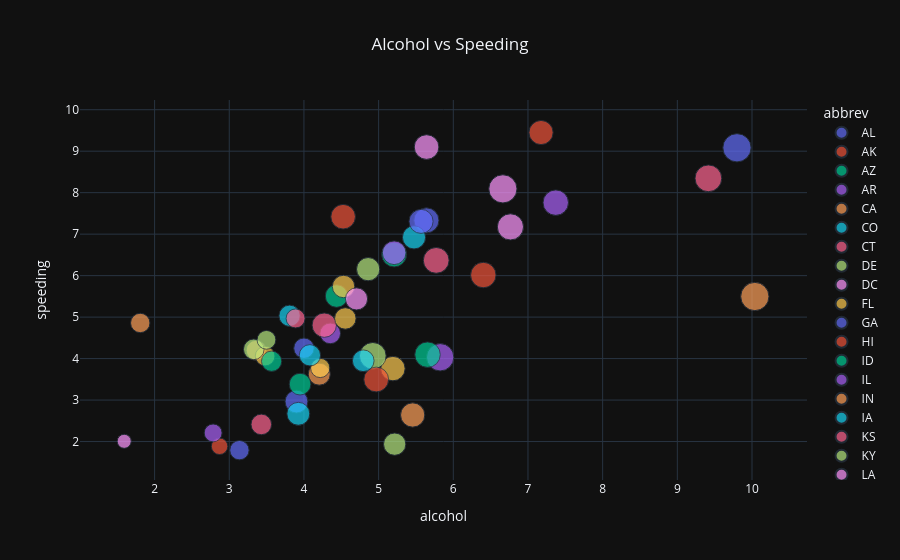

Notebook code for this chart:
### Code cell
#Alcohol vs Speeding
fig = px.scatter(df, x='alcohol', y='speeding',
                color = 'abbrev',
                title = 'Alcohol vs Speeding',
                size = 'total',template = 'plotly_dark')
fig.update_layout(title={'x' : 0.5})
fig.show()

### Figure 1 — Plotly figure (JSON) as saved in the notebook; plotly's stock layout.template omitted (floating-point values rounded to 4 significant figures)
{"data": [{"hovertemplate": "abbrev=AL<br>alcohol=%{x}<br>speeding=%{y}<br>total=%{marker.size}<extra></extra>", "legendgroup": "AL", "marker": {"color": "#636efa", "size": [18.8], "sizemode": "area", "sizeref": 0.05975, "symbol": "circle"}, "mode": "markers", "name": "AL", "orientation": "v", "showlegend": true, "type": "scatter", "x": [5.64], "xaxis": "x", "y": [7.332], "yaxis": "y"}, {"hovertemplate": "abbrev=AK<br>alcohol=%{x}<br>speeding=%{y}<br>total=%{marker.size}<extra></extra>", "legendgroup": "AK", "marker": {"color": "#EF553B", "size": [18.1], "sizemode": "area", "sizeref": 0.05975, "symbol": "circle"}, "mode": "markers", "name": "AK", "orientation": "v", "showlegend": true, "type": "scatter", "x": [4.525], "xaxis": "x", "y": [7.421], "yaxis": "y"}, {"hovertemplate": "abbrev=AZ<br>alcohol=%{x}<br>speeding=%{y}<br>total=%{marker.size}<extra></extra>", "legendgroup": "AZ", "marker": {"color": "#00cc96", "size": [18.6], "sizemode": "area", "sizeref": 0.05975, "symbol": "circle"}, "mode": "markers", "name": "AZ", "orientation": "v", "showlegend": true, "type": "scatter", "x": [5.208], "xaxis": "x", "y": [6.51], "yaxis": "y"}, {"hovertemplate": "abbrev=AR<br>alcohol=%{x}<br>speeding=%{y}<br>total=%{marker.size}<extra></extra>", "legendgroup": "AR", "marker": {"color": "#ab63fa", "size": [22.4], "sizemode": "area", "sizeref": 0.05975, "symbol": "circle"}, "mode": "markers", "name": "AR", "orientation": "v", "showlegend": true, "type": "scatter", "x": [5.824], "xaxis": "x", "y": [4.032], "yaxis": "y"}, {"hovertemplate": "abbrev=CA<br>alcohol=%{x}<br>speeding=%{y}<br>total=%{marker.size}<extra></extra>", "legendgroup": "CA", "marker": {"color": "#FFA15A", "size": [12.0], "sizemode": "area", "sizeref": 0.05975, "symbol": "circle"}, "mode": "markers", "name": "CA", "orientation": "v", "showlegend": true, "type": "scatter", "x": [3.36], "xaxis": "x", "y": [4.2], "yaxis": "y"}, {"hovertemplate": "abbrev=CO<br>alcohol=%{x}<br>speeding=%{y}<br>total=%{marker.size}<extra></extra>", "legendgroup": "CO", "marker": {"color": "#19d3f3", "size": [13.6], "sizemode": "area", "sizeref": 0.05975, "symbol": "circle"}, "mode": "markers", "name": "CO", "orientation": "v", "showlegend": true, "type": "scatter", "x": [3.808], "xaxis": "x", "y": [5.032], "yaxis": "y"}, {"hovertemplate": "abbrev=CT<br>alcohol=%{x}<br>speeding=%{y}<br>total=%{marker.size}<extra></extra>", "legendgroup": "CT", "marker": {"color": "#FF6692", "size": [10.8], "sizemode": "area", "sizeref": 0.05975, "symbol": "circle"}, "mode": "markers", "name": "CT", "orientation": "v", "showlegend": true, "type": "scatter", "x": [3.888], "xaxis": "x", "y": [4.968], "yaxis": "y"}, {"hovertemplate": "abbrev=DE<br>alcohol=%{x}<br>speeding=%{y}<br>total=%{marker.size}<extra></extra>", "legendgroup": "DE", "marker": {"color": "#B6E880", "size": [16.2], "sizemode": "area", "sizeref": 0.05975, "symbol": "circle"}, "mode": "markers", "name": "DE", "orientation": "v", "showlegend": true, "type": "scatter", "x": [4.86], "xaxis": "x", "y": [6.156], "yaxis": "y"}, {"hovertemplate": "abbrev=DC<br>alcohol=%{x}<br>speeding=%{y}<br>total=%{marker.size}<extra></extra>", "legendgroup": "DC", "marker": {"color": "#FF97FF", "size": [5.9], "sizemode": "area", "sizeref": 0.05975, "symbol": "circle"}, "mode": "markers", "name": "DC", "orientation": "v", "showlegend": true, "type": "scatter", "x": [1.593], "xaxis": "x", "y": [2.006], "yaxis": "y"}, {"hovertemplate": "abbrev=FL<br>alcohol=%{x}<br>speeding=%{y}<br>total=%{marker.size}<extra></extra>", "legendgroup": "FL", "marker": {"color": "#FECB52", "size": [17.9], "sizemode": "area", "sizeref": 0.05975, "symbol": "circle"}, "mode": "markers", "name": "FL", "orientation": "v", "showlegend": true, "type": "scatter", "x": [5.191], "xaxis": "x", "y": [3.759], "yaxis": "y"}, {"hovertemplate": "abbrev=GA<br>alcohol=%{x}<br>speeding=%{y}<br>total=%{marker.size}<extra></extra>", "legendgroup": "GA", "marker": {"color": "#636efa", "size": [15.6], "sizemode": "area", "sizeref": 0.05975, "symbol": "circle"}, "mode": "markers", "name": "GA", "orientation": "v", "showlegend": true, "type": "scatter", "x": [3.9], "xaxis": "x", "y": [2.964], "yaxis": "y"}, {"hovertemplate": "abbrev=HI<br>alcohol=%{x}<br>speeding=%{y}<br>total=%{marker.size}<extra></extra>", "legendgroup": "HI", "marker": {"color": "#EF553B", "size": [17.5], "sizemode": "area", "sizeref": 0.05975, "symbol": "circle"}, "mode": "markers", "name": "HI", "orientation": "v", "showlegend": true, "type": "scatter", "x": [7.175], "xaxis": "x", "y": [9.45], "yaxis": "y"}, {"hovertemplate": "abbrev=ID<br>alcohol=%{x}<br>speeding=%{y}<br>total=%{marker.size}<extra></extra>", "legendgroup": "ID", "marker": {"color": "#00cc96", "size": [15.3], "sizemode": "area", "sizeref": 0.05975, "symbol": "circle"}, "mode": "markers", "name": "ID", "orientation": "v", "showlegend": true, "type": "scatter", "x": [4.437], "xaxis": "x", "y": [5.508], "yaxis": "y"}, {"hovertemplate": "abbrev=IL<br>alcohol=%{x}<br>speeding=%{y}<br>total=%{marker.size}<extra></extra>", "legendgroup": "IL", "marker": {"color": "#ab63fa", "size": [12.8], "sizemode": "area", "sizeref": 0.05975, "symbol": "circle"}, "mode": "markers", "name": "IL", "orientation": "v", "showlegend": true, "type": "scatter", "x": [4.352], "xaxis": "x", "y": [4.608], "yaxis": "y"}, {"hovertemplate": "abbrev=IN<br>alcohol=%{x}<br>speeding=%{y}<br>total=%{marker.size}<extra></extra>", "legendgroup": "IN", "marker": {"color": "#FFA15A", "size": [14.5], "sizemode": "area", "sizeref": 0.05975, "symbol": "circle"}, "mode": "markers", "name": "IN", "orientation": "v", "showlegend": true, "type": "scatter", "x": [4.205], "xaxis": "x", "y": [3.625], "yaxis": "y"}, {"hovertemplate": "abbrev=IA<br>alcohol=%{x}<br>speeding=%{y}<br>total=%{marker.size}<extra></extra>", "legendgroup": "IA", "marker": {"color": "#19d3f3", "size": [15.7], "sizemode": "area", "sizeref": 0.05975, "symbol": "circle"}, "mode": "markers", "name": "IA", "orientation": "v", "showlegend": true, "type": "scatter", "x": [3.925], "xaxis": "x", "y": [2.669], "yaxis": "y"}, {"hovertemplate": "abbrev=KS<br>alcohol=%{x}<br>speeding=%{y}<br>total=%{marker.size}<extra></extra>", "legendgroup": "KS", "marker": {"color": "#FF6692", "size": [17.8], "sizemode": "area", "sizeref": 0.05975, "symbol": "circle"}, "mode": "markers", "name": "KS", "orientation": "v", "showlegend": true, "type": "scatter", "x": [4.272], "xaxis": "x", "y": [4.806], "yaxis": "y"}, {"hovertemplate": "abbrev=KY<br>alcohol=%{x}<br>speeding=%{y}<br>total=%{marker.size}<extra></extra>", "legendgroup": "KY", "marker": {"color": "#B6E880", "size": [21.4], "sizemode": "area", "sizeref": 0.05975, "symbol": "circle"}, "mode": "markers", "name": "KY", "orientation": "v", "showlegend": true, "type": "scatter", "x": [4.922], "xaxis": "x", "y": [4.066], "yaxis": "y"}, {"hovertemplate": "abbrev=LA<br>alcohol=%{x}<br>speeding=%{y}<br>total=%{marker.size}<extra></extra>", "legendgroup": "LA", "marker": {"color": "#FF97FF", "size": [20.5], "sizemode": "area", "sizeref": 0.05975, "symbol": "circle"}, "mode": "markers", "name": "LA", "orientation": "v", "showlegend": true, "type": "scatter", "x": [6.765], "xaxis": "x", "y": [7.175], "yaxis": "y"}, {"hovertemplate": "abbrev=ME<br>alcohol=%{x}<br>speeding=%{y}<br>total=%{marker.size}<extra></extra>", "legendgroup": "ME", "marker": {"color": "#FECB52", "size": [15.1], "sizemode": "area", "sizeref": 0.05975, "symbol": "circle"}, "mode": "markers", "name": "ME", "orientation": "v", "showlegend": true, "type": "scatter", "x": [4.53], "xaxis": "x", "y": [5.738], "yaxis": "y"}, {"hovertemplate": "abbrev=MD<br>alcohol=%{x}<br>speeding=%{y}<br>total=%{marker.size}<extra></extra>", "legendgroup": "MD", "marker": {"color": "#636efa", "size": [12.5], "sizemode": "area", "sizeref": 0.05975, "symbol": "circle"}, "mode": "markers", "name": "MD", "orientation": "v", "showlegend": true, "type": "scatter", "x": [4.0], "xaxis": "x", "y": [4.25], "yaxis": "y"}, {"hovertemplate": "abbrev=MA<br>alcohol=%{x}<br>speeding=%{y}<br>total=%{marker.size}<extra></extra>", "legendgroup": "MA", "marker": {"color": "#EF553B", "size": [8.2], "sizemode": "area", "sizeref": 0.05975, "symbol": "circle"}, "mode": "markers", "name": "MA", "orientation": "v", "showlegend": true, "type": "scatter", "x": [2.87], "xaxis": "x", "y": [1.886], "yaxis": "y"}, {"hovertemplate": "abbrev=MI<br>alcohol=%{x}<br>speeding=%{y}<br>total=%{marker.size}<extra></extra>", "legendgroup": "MI", "marker": {"color": "#00cc96", "size": [14.1], "sizemode": "area", "sizeref": 0.05975, "symbol": "circle"}, "mode": "markers", "name": "MI", "orientation": "v", "showlegend": true, "type": "scatter", "x": [3.948], "xaxis": "x", "y": [3.384], "yaxis": "y"}, {"hovertemplate": "abbrev=MN<br>alcohol=%{x}<br>speeding=%{y}<br>total=%{marker.size}<extra></extra>", "legendgroup": "MN", "marker": {"color": "#ab63fa", "size": [9.6], "sizemode": "area", "sizeref": 0.05975, "symbol": "circle"}, "mode": "markers", "name": "MN", "orientation": "v", "showlegend": true, "type": "scatter", "x": [2.784], "xaxis": "x", "y": [2.208], "yaxis": "y"}, {"hovertemplate": "abbrev=MS<br>alcohol=%{x}<br>speeding=%{y}<br>total=%{marker.size}<extra></extra>", "legendgroup": "MS", "marker": {"color": "#FFA15A", "size": [17.6], "sizemode": "area", "sizeref": 0.05975, "symbol": "circle"}, "mode": "markers", "name": "MS", "orientation": "v", "showlegend": true, "type": "scatter", "x": [5.456], "xaxis": "x", "y": [2.64], "yaxis": "y"}, {"hovertemplate": "abbrev=MO<br>alcohol=%{x}<br>speeding=%{y}<br>total=%{marker.size}<extra></extra>", "legendgroup": "MO", "marker": {"color": "#19d3f3", "size": [16.1], "sizemode": "area", "sizeref": 0.05975, "symbol": "circle"}, "mode": "markers", "name": "MO", "orientation": "v", "showlegend": true, "type": "scatter", "x": [5.474], "xaxis": "x", "y": [6.923], "yaxis": "y"}, {"hovertemplate": "abbrev=MT<br>alcohol=%{x}<br>speeding=%{y}<br>total=%{marker.size}<extra></extra>", "legendgroup": "MT", "marker": {"color": "#FF6692", "size": [21.4], "sizemode": "area", "sizeref": 0.05975, "symbol": "circle"}, "mode": "markers", "name": "MT", "orientation": "v", "showlegend": true, "type": "scatter", "x": [9.416], "xaxis": "x", "y": [8.346], "yaxis": "y"}, {"hovertemplate": "abbrev=NE<br>alcohol=%{x}<br>speeding=%{y}<br>total=%{marker.size}<extra></extra>", "legendgroup": "NE", "marker": {"color": "#B6E880", "size": [14.9], "sizemode": "area", "sizeref": 0.05975, "symbol": "circle"}, "mode": "markers", "name": "NE", "orientation": "v", "showlegend": true, "type": "scatter", "x": [5.215], "xaxis": "x", "y": [1.937], "yaxis": "y"}, {"hovertemplate": "abbrev=NV<br>alcohol=%{x}<br>speeding=%{y}<br>total=%{marker.size}<extra></extra>", "legendgroup": "NV", "marker": {"color": "#FF97FF", "size": [14.7], "sizemode": "area", "sizeref": 0.05975, "symbol": "circle"}, "mode": "markers", "name": "NV", "orientation": "v", "showlegend": true, "type": "scatter", "x": [4.704], "xaxis": "x", "y": [5.439], "yaxis": "y"}, {"hovertemplate": "abbrev=NH<br>alcohol=%{x}<br>speeding=%{y}<br>total=%{marker.size}<extra></extra>", "legendgroup": "NH", "marker": {"color": "#FECB52", "size": [11.6], "sizemode": "area", "sizeref": 0.05975, "symbol": "circle"}, "mode": "markers", "name": "NH", "orientation": "v", "showlegend": true, "type": "scatter", "x": [3.48], "xaxis": "x", "y": [4.06], "yaxis": "y"}, {"hovertemplate": "abbrev=NJ<br>alcohol=%{x}<br>speeding=%{y}<br>total=%{marker.size}<extra></extra>", "legendgroup": "NJ", "marker": {"color": "#636efa", "size": [11.2], "sizemode": "area", "sizeref": 0.05975, "symbol": "circle"}, "mode": "markers", "name": "NJ", "orientation": "v", "showlegend": true, "type": "scatter", "x": [3.136], "xaxis": "x", "y": [1.792], "yaxis": "y"}, {"hovertemplate": "abbrev=NM<br>alcohol=%{x}<br>speeding=%{y}<br>total=%{marker.size}<extra></extra>", "legendgroup": "NM", "marker": {"color": "#EF553B", "size": [18.4], "sizemode": "area", "sizeref": 0.05975, "symbol": "circle"}, "mode": "markers", "name": "NM", "orientation": "v", "showlegend": true, "type": "scatter", "x": [4.968], "xaxis": "x", "y": [3.496], "yaxis": "y"}, {"hovertemplate": "abbrev=NY<br>alcohol=%{x}<br>speeding=%{y}<br>total=%{marker.size}<extra></extra>", "legendgroup": "NY", "marker": {"color": "#00cc96", "size": [12.3], "sizemode": "area", "sizeref": 0.05975, "symbol": "circle"}, "mode": "markers", "name": "NY", "orientation": "v", "showlegend": true, "type": "scatter", "x": [3.567], "xaxis": "x", "y": [3.936], "yaxis": "y"}, {"hovertemplate": "abbrev=NC<br>alcohol=%{x}<br>speeding=%{y}<br>total=%{marker.size}<extra></extra>", "legendgroup": "NC", "marker": {"color": "#ab63fa", "size": [16.8], "sizemode": "area", "sizeref": 0.05975, "symbol": "circle"}, "mode": "markers", "name": "NC", "orientation": "v", "showlegend": true, "type": "scatter", "x": [5.208], "xaxis": "x", "y": [6.552], "yaxis": "y"}, {"hovertemplate": "abbrev=ND<br>alcohol=%{x}<br>speeding=%{y}<br>total=%{marker.size}<extra></extra>", "legendgroup": "ND", "marker": {"color": "#FFA15A", "size": [23.9], "sizemode": "area", "sizeref": 0.05975, "symbol": "circle"}, "mode": "markers", "name": "ND", "orientation": "v", "showlegend": true, "type": "scatter", "x": [10.04], "xaxis": "x", "y": [5.497], "yaxis": "y"}, {"hovertemplate": "abbrev=OH<br>alcohol=%{x}<br>speeding=%{y}<br>total=%{marker.size}<extra></extra>", "legendgroup": "OH", "marker": {"color": "#19d3f3", "size": [14.1], "sizemode": "area", "sizeref": 0.05975, "symbol": "circle"}, "mode": "markers", "name": "OH", "orientation": "v", "showlegend": true, "type": "scatter", "x": [4.794], "xaxis": "x", "y": [3.948], "yaxis": "y"}, {"hovertemplate": "abbrev=OK<br>alcohol=%{x}<br>speeding=%{y}<br>total=%{marker.size}<extra></extra>", "legendgroup": "OK", "marker": {"color": "#FF6692", "size": [19.9], "sizemode": "area", "sizeref": 0.05975, "symbol": "circle"}, "mode": "markers", "name": "OK", "orientation": "v", "showlegend": true, "type": "scatter", "x": [5.771], "xaxis": "x", "y": [6.368], "yaxis": "y"}, {"hovertemplate": "abbrev=OR<br>alcohol=%{x}<br>speeding=%{y}<br>total=%{marker.size}<extra></extra>", "legendgroup": "OR", "marker": {"color": "#B6E880", "size": [12.8], "sizemode": "area", "sizeref": 0.05975, "symbol": "circle"}, "mode": "markers", "name": "OR", "orientation": "v", "showlegend": true, "type": "scatter", "x": [3.328], "xaxis": "x", "y": [4.224], "yaxis": "y"}, {"hovertemplate": "abbrev=PA<br>alcohol=%{x}<br>speeding=%{y}<br>total=%{marker.size}<extra></extra>", "legendgroup": "PA", "marker": {"color": "#FF97FF", "size": [18.2], "sizemode": "area", "sizeref": 0.05975, "symbol": "circle"}, "mode": "markers", "name": "PA", "orientation": "v", "showlegend": true, "type": "scatter", "x": [5.642], "xaxis": "x", "y": [9.1], "yaxis": "y"}, {"hovertemplate": "abbrev=RI<br>alcohol=%{x}<br>speeding=%{y}<br>total=%{marker.size}<extra></extra>", "legendgroup": "RI", "marker": {"color": "#FECB52", "size": [11.1], "sizemode": "area", "sizeref": 0.05975, "symbol": "circle"}, "mode": "markers", "name": "RI", "orientation": "v", "showlegend": true, "type": "scatter", "x": [4.218], "xaxis": "x", "y": [3.774], "yaxis": "y"}, {"hovertemplate": "abbrev=SC<br>alcohol=%{x}<br>speeding=%{y}<br>total=%{marker.size}<extra></extra>", "legendgroup": "SC", "marker": {"color": "#636efa", "size": [23.9], "sizemode": "area", "sizeref": 0.05975, "symbol": "circle"}, "mode": "markers", "name": "SC", "orientation": "v", "showlegend": true, "type": "scatter", "x": [9.799], "xaxis": "x", "y": [9.082], "yaxis": "y"}, {"hovertemplate": "abbrev=SD<br>alcohol=%{x}<br>speeding=%{y}<br>total=%{marker.size}<extra></extra>", "legendgroup": "SD", "marker": {"color": "#EF553B", "size": [19.4], "sizemode": "area", "sizeref": 0.05975, "symbol": "circle"}, "mode": "markers", "name": "SD", "orientation": "v", "showlegend": true, "type": "scatter", "x": [6.402], "xaxis": "x", "y": [6.014], "yaxis": "y"}, {"hovertemplate": "abbrev=TN<br>alcohol=%{x}<br>speeding=%{y}<br>total=%{marker.size}<extra></extra>", "legendgroup": "TN", "marker": {"color": "#00cc96", "size": [19.5], "sizemode": "area", "sizeref": 0.05975, "symbol": "circle"}, "mode": "markers", "name": "TN", "orientation": "v", "showlegend": true, "type": "scatter", "x": [5.655], "xaxis": "x", "y": [4.095], "yaxis": "y"}, {"hovertemplate": "abbrev=TX<br>alcohol=%{x}<br>speeding=%{y}<br>total=%{marker.size}<extra></extra>", "legendgroup": "TX", "marker": {"color": "#ab63fa", "size": [19.4], "sizemode": "area", "sizeref": 0.05975, "symbol": "circle"}, "mode": "markers", "name": "TX", "orientation": "v", "showlegend": true, "type": "scatter", "x": [7.372], "xaxis": "x", "y": [7.76], "yaxis": "y"}, {"hovertemplate": "abbrev=UT<br>alcohol=%{x}<br>speeding=%{y}<br>total=%{marker.size}<extra></extra>", "legendgroup": "UT", "marker": {"color": "#FFA15A", "size": [11.3], "sizemode": "area", "sizeref": 0.05975, "symbol": "circle"}, "mode": "markers", "name": "UT", "orientation": "v", "showlegend": true, "type": "scatter", "x": [1.808], "xaxis": "x", "y": [4.859], "yaxis": "y"}, {"hovertemplate": "abbrev=VT<br>alcohol=%{x}<br>speeding=%{y}<br>total=%{marker.size}<extra></extra>", "legendgroup": "VT", "marker": {"color": "#19d3f3", "size": [13.6], "sizemode": "area", "sizeref": 0.05975, "symbol": "circle"}, "mode": "markers", "name": "VT", "orientation": "v", "showlegend": true, "type": "scatter", "x": [4.08], "xaxis": "x", "y": [4.08], "yaxis": "y"}, {"hovertemplate": "abbrev=VA<br>alcohol=%{x}<br>speeding=%{y}<br>total=%{marker.size}<extra></extra>", "legendgroup": "VA", "marker": {"color": "#FF6692", "size": [12.7], "sizemode": "area", "sizeref": 0.05975, "symbol": "circle"}, "mode": "markers", "name": "VA", "orientation": "v", "showlegend": true, "type": "scatter", "x": [3.429], "xaxis": "x", "y": [2.413], "yaxis": "y"}, {"hovertemplate": "abbrev=WA<br>alcohol=%{x}<br>speeding=%{y}<br>total=%{marker.size}<extra></extra>", "legendgroup": "WA", "marker": {"color": "#B6E880", "size": [10.6], "sizemode": "area", "sizeref": 0.05975, "symbol": "circle"}, "mode": "markers", "name": "WA", "orientation": "v", "showlegend": true, "type": "scatter", "x": [3.498], "xaxis": "x", "y": [4.452], "yaxis": "y"}, {"hovertemplate": "abbrev=WV<br>alcohol=%{x}<br>speeding=%{y}<br>total=%{marker.size}<extra></extra>", "legendgroup": "WV", "marker": {"color": "#FF97FF", "size": [23.8], "sizemode": "area", "sizeref": 0.05975, "symbol": "circle"}, "mode": "markers", "name": "WV", "orientation": "v", "showlegend": true, "type": "scatter", "x": [6.664], "xaxis": "x", "y": [8.092], "yaxis": "y"}, {"hovertemplate": "abbrev=WI<br>alcohol=%{x}<br>speeding=%{y}<br>total=%{marker.size}<extra></extra>", "legendgroup": "WI", "marker": {"color": "#FECB52", "size": [13.8], "sizemode": "area", "sizeref": 0.05975, "symbol": "circle"}, "mode": "markers", "name": "WI", "orientation": "v", "showlegend": true, "type": "scatter", "x": [4.554], "xaxis": "x", "y": [4.968], "yaxis": "y"}, {"hovertemplate": "abbrev=WY<br>alcohol=%{x}<br>speeding=%{y}<br>total=%{marker.size}<extra></extra>", "legendgroup": "WY", "marker": {"color": "#636efa", "size": [17.4], "sizemode": "area", "sizeref": 0.05975, "symbol": "circle"}, "mode": "markers", "name": "WY", "orientation": "v", "showlegend": true, "type": "scatter", "x": [5.568], "xaxis": "x", "y": [7.308], "yaxis": "y"}], "layout": {"legend": {"itemsizing": "constant", "title": {"text": "abbrev"}, "tracegroupgap": 0}, "title": {"text": "Alcohol vs Speeding", "x": 0.5}, "xaxis": {"anchor": "y", "domain": [0, 1], "title": {"text": "alcohol"}}, "yaxis": {"anchor": "x", "domain": [0, 1], "title": {"text": "speeding"}}}}
